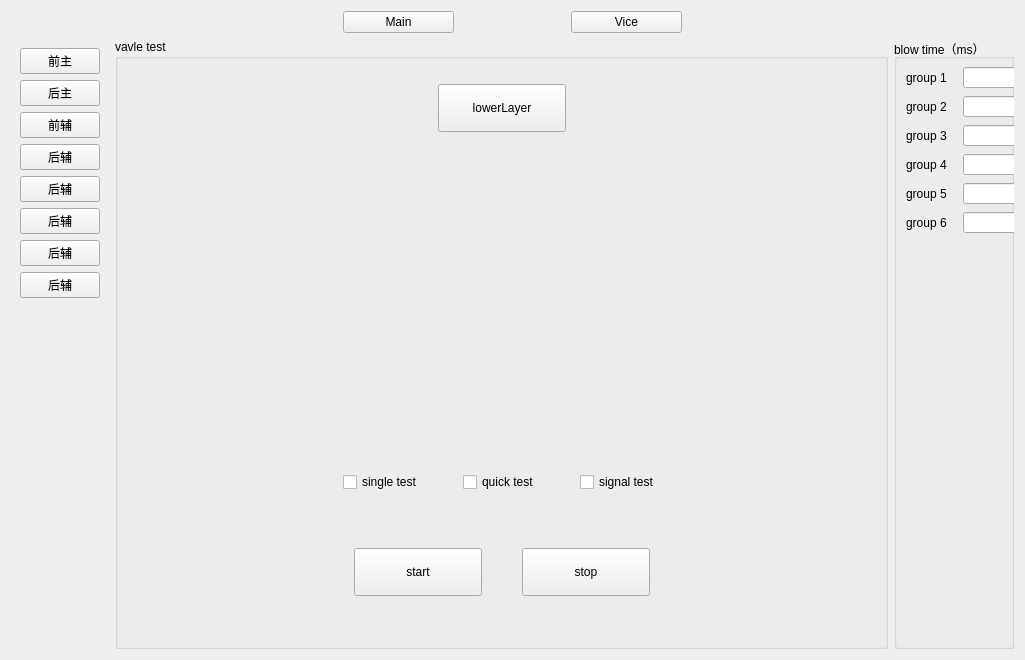
<?xml version="1.0" encoding="UTF-8"?>
<ui version="4.0">
 <class>vavletest</class>
 <widget class="QWidget" name="vavletest">
  <property name="geometry">
   <rect>
    <x>0</x>
    <y>0</y>
    <width>1025</width>
    <height>660</height>
   </rect>
  </property>
  <property name="windowTitle">
   <string notr="true">Form</string>
  </property>
  <layout class="QVBoxLayout" name="verticalLayout">
   <item>
    <layout class="QHBoxLayout" name="horizontalLayout_2" stretch="3,1,1,1,3">
     <item>
      <spacer name="horizontalSpacer">
       <property name="orientation">
        <enum>Qt::Horizontal</enum>
       </property>
       <property name="sizeHint" stdset="0">
        <size>
         <width>40</width>
         <height>20</height>
        </size>
       </property>
      </spacer>
     </item>
     <item>
      <widget class="QPushButton" name="vavleTestLayer1Btn">
       <property name="text">
        <string notr="true">Main</string>
       </property>
      </widget>
     </item>
     <item>
      <spacer name="horizontalSpacer_2">
       <property name="orientation">
        <enum>Qt::Horizontal</enum>
       </property>
       <property name="sizeHint" stdset="0">
        <size>
         <width>40</width>
         <height>20</height>
        </size>
       </property>
      </spacer>
     </item>
     <item>
      <widget class="QPushButton" name="vavleTestLayer2Btn">
       <property name="text">
        <string notr="true">Vice</string>
       </property>
      </widget>
     </item>
     <item>
      <spacer name="horizontalSpacer_3">
       <property name="orientation">
        <enum>Qt::Horizontal</enum>
       </property>
       <property name="sizeHint" stdset="0">
        <size>
         <width>40</width>
         <height>20</height>
        </size>
       </property>
      </spacer>
     </item>
    </layout>
   </item>
   <item>
    <layout class="QHBoxLayout" name="horizontalLayout">
     <item>
      <widget class="QWidget" name="widget" native="true">
       <layout class="QGridLayout" name="gridLayout">
        <item row="3" column="0">
         <widget class="QPushButton" name="pushButton_3">
          <property name="text">
           <string notr="true">后辅</string>
          </property>
         </widget>
        </item>
        <item row="2" column="0">
         <widget class="QPushButton" name="pushButton_2">
          <property name="text">
           <string notr="true">前辅</string>
          </property>
         </widget>
        </item>
        <item row="1" column="0">
         <widget class="QPushButton" name="pushButton_1">
          <property name="text">
           <string notr="true">后主</string>
          </property>
         </widget>
        </item>
        <item row="8" column="0">
         <spacer name="verticalSpacer_2">
          <property name="orientation">
           <enum>Qt::Vertical</enum>
          </property>
          <property name="sizeHint" stdset="0">
           <size>
            <width>20</width>
            <height>406</height>
           </size>
          </property>
         </spacer>
        </item>
        <item row="0" column="0">
         <widget class="QPushButton" name="pushButton_0">
          <property name="text">
           <string notr="true">前主</string>
          </property>
         </widget>
        </item>
        <item row="4" column="0">
         <widget class="QPushButton" name="pushButton_4">
          <property name="text">
           <string notr="true">后辅</string>
          </property>
         </widget>
        </item>
        <item row="6" column="0">
         <widget class="QPushButton" name="pushButton_6">
          <property name="text">
           <string notr="true">后辅</string>
          </property>
         </widget>
        </item>
        <item row="5" column="0">
         <widget class="QPushButton" name="pushButton_5">
          <property name="text">
           <string notr="true">后辅</string>
          </property>
         </widget>
        </item>
        <item row="7" column="0">
         <widget class="QPushButton" name="pushButton_7">
          <property name="text">
           <string notr="true">后辅</string>
          </property>
         </widget>
        </item>
       </layout>
      </widget>
     </item>
     <item>
      <widget class="QGroupBox" name="vavleTestGroup">
       <property name="title">
        <string notr="true">vavle test</string>
       </property>
       <layout class="QVBoxLayout" name="verticalLayout_2">
        <item>
         <layout class="QHBoxLayout" name="horizontalLayout_7">
          <item>
           <spacer name="horizontalSpacer_13">
            <property name="orientation">
             <enum>Qt::Horizontal</enum>
            </property>
            <property name="sizeHint" stdset="0">
             <size>
              <width>40</width>
              <height>0</height>
             </size>
            </property>
           </spacer>
          </item>
          <item>
           <widget class="QPushButton" name="vavleLayerBtn">
            <property name="minimumSize">
             <size>
              <width>128</width>
              <height>48</height>
             </size>
            </property>
            <property name="maximumSize">
             <size>
              <width>128</width>
              <height>48</height>
             </size>
            </property>
            <property name="text">
             <string notr="true">lowerLayer</string>
            </property>
           </widget>
          </item>
          <item>
           <spacer name="horizontalSpacer_14">
            <property name="orientation">
             <enum>Qt::Horizontal</enum>
            </property>
            <property name="sizeHint" stdset="0">
             <size>
              <width>40</width>
              <height>0</height>
             </size>
            </property>
           </spacer>
          </item>
         </layout>
        </item>
        <item>
         <layout class="QHBoxLayout" name="horizontalLayout_5">
          <item>
           <spacer name="horizontalSpacer_6">
            <property name="orientation">
             <enum>Qt::Horizontal</enum>
            </property>
            <property name="sizeHint" stdset="0">
             <size>
              <width>40</width>
              <height>20</height>
             </size>
            </property>
           </spacer>
          </item>
          <item>
           <widget class="SetEditValueWidget" name="chuteNumWidget" native="true">
            <property name="maximumSize">
             <size>
              <width>16777215</width>
              <height>120</height>
             </size>
            </property>
           </widget>
          </item>
          <item>
           <spacer name="horizontalSpacer_7">
            <property name="orientation">
             <enum>Qt::Horizontal</enum>
            </property>
            <property name="sizeHint" stdset="0">
             <size>
              <width>40</width>
              <height>20</height>
             </size>
            </property>
           </spacer>
          </item>
         </layout>
        </item>
        <item>
         <layout class="QHBoxLayout" name="horizontalLayout_6">
          <item>
           <spacer name="horizontalSpacer_4">
            <property name="orientation">
             <enum>Qt::Horizontal</enum>
            </property>
            <property name="sizeHint" stdset="0">
             <size>
              <width>40</width>
              <height>20</height>
             </size>
            </property>
           </spacer>
          </item>
          <item>
           <widget class="SetEditValueWidget" name="ejectorNumWidget" native="true">
            <property name="maximumSize">
             <size>
              <width>16777215</width>
              <height>120</height>
             </size>
            </property>
           </widget>
          </item>
          <item>
           <spacer name="horizontalSpacer_5">
            <property name="orientation">
             <enum>Qt::Horizontal</enum>
            </property>
            <property name="sizeHint" stdset="0">
             <size>
              <width>40</width>
              <height>20</height>
             </size>
            </property>
           </spacer>
          </item>
         </layout>
        </item>
        <item>
         <layout class="QHBoxLayout" name="horizontalLayout_4">
          <property name="spacing">
           <number>40</number>
          </property>
          <property name="topMargin">
           <number>20</number>
          </property>
          <property name="bottomMargin">
           <number>20</number>
          </property>
          <item>
           <spacer name="horizontalSpacer_10">
            <property name="orientation">
             <enum>Qt::Horizontal</enum>
            </property>
            <property name="sizeHint" stdset="0">
             <size>
              <width>141</width>
              <height>20</height>
             </size>
            </property>
           </spacer>
          </item>
          <item>
           <widget class="QCheckBox" name="singleTestCheckBox">
            <property name="minimumSize">
             <size>
              <width>0</width>
              <height>48</height>
             </size>
            </property>
            <property name="maximumSize">
             <size>
              <width>16777215</width>
              <height>48</height>
             </size>
            </property>
            <property name="text">
             <string notr="true">single test</string>
            </property>
           </widget>
          </item>
          <item>
           <widget class="QCheckBox" name="quickTestCheckBox">
            <property name="minimumSize">
             <size>
              <width>0</width>
              <height>48</height>
             </size>
            </property>
            <property name="maximumSize">
             <size>
              <width>16777215</width>
              <height>48</height>
             </size>
            </property>
            <property name="text">
             <string notr="true">quick test</string>
            </property>
           </widget>
          </item>
          <item>
           <widget class="QCheckBox" name="signalTestCheckBox">
            <property name="minimumSize">
             <size>
              <width>0</width>
              <height>48</height>
             </size>
            </property>
            <property name="maximumSize">
             <size>
              <width>16777215</width>
              <height>48</height>
             </size>
            </property>
            <property name="text">
             <string notr="true">signal test</string>
            </property>
           </widget>
          </item>
          <item>
           <spacer name="horizontalSpacer_11">
            <property name="orientation">
             <enum>Qt::Horizontal</enum>
            </property>
            <property name="sizeHint" stdset="0">
             <size>
              <width>141</width>
              <height>20</height>
             </size>
            </property>
           </spacer>
          </item>
         </layout>
        </item>
        <item>
         <layout class="QHBoxLayout" name="horizontalLayout_3">
          <property name="spacing">
           <number>40</number>
          </property>
          <property name="bottomMargin">
           <number>20</number>
          </property>
          <item>
           <spacer name="horizontalSpacer_8">
            <property name="orientation">
             <enum>Qt::Horizontal</enum>
            </property>
            <property name="sizeHint" stdset="0">
             <size>
              <width>40</width>
              <height>20</height>
             </size>
            </property>
           </spacer>
          </item>
          <item>
           <widget class="QPushButton" name="vavleTestStartBtn">
            <property name="minimumSize">
             <size>
              <width>128</width>
              <height>48</height>
             </size>
            </property>
            <property name="maximumSize">
             <size>
              <width>128</width>
              <height>48</height>
             </size>
            </property>
            <property name="text">
             <string notr="true">start</string>
            </property>
           </widget>
          </item>
          <item>
           <widget class="QPushButton" name="vavleTestStopBtn">
            <property name="minimumSize">
             <size>
              <width>128</width>
              <height>48</height>
             </size>
            </property>
            <property name="maximumSize">
             <size>
              <width>128</width>
              <height>48</height>
             </size>
            </property>
            <property name="text">
             <string notr="true">stop</string>
            </property>
           </widget>
          </item>
          <item>
           <spacer name="horizontalSpacer_9">
            <property name="orientation">
             <enum>Qt::Horizontal</enum>
            </property>
            <property name="sizeHint" stdset="0">
             <size>
              <width>40</width>
              <height>20</height>
             </size>
            </property>
           </spacer>
          </item>
         </layout>
        </item>
       </layout>
      </widget>
     </item>
     <item>
      <widget class="QGroupBox" name="ejectDurationGroup">
       <property name="title">
        <string notr="true">blow time（ms）</string>
       </property>
       <widget class="QLabel" name="eject_label_1">
        <property name="geometry">
         <rect>
          <x>12</x>
          <y>28</y>
          <width>50</width>
          <height>21</height>
         </rect>
        </property>
        <property name="text">
         <string notr="true">group 1</string>
        </property>
       </widget>
       <widget class="myLineEdit" name="eject_lineEdit_1">
        <property name="geometry">
         <rect>
          <x>69</x>
          <y>28</y>
          <width>200</width>
          <height>21</height>
         </rect>
        </property>
        <property name="minimumSize">
         <size>
          <width>200</width>
          <height>0</height>
         </size>
        </property>
        <property name="maximumSize">
         <size>
          <width>200</width>
          <height>16777215</height>
         </size>
        </property>
       </widget>
       <widget class="QLabel" name="eject_label_2">
        <property name="geometry">
         <rect>
          <x>12</x>
          <y>57</y>
          <width>50</width>
          <height>21</height>
         </rect>
        </property>
        <property name="text">
         <string notr="true">group 2</string>
        </property>
       </widget>
       <widget class="myLineEdit" name="eject_lineEdit_2">
        <property name="geometry">
         <rect>
          <x>69</x>
          <y>57</y>
          <width>200</width>
          <height>21</height>
         </rect>
        </property>
        <property name="minimumSize">
         <size>
          <width>200</width>
          <height>0</height>
         </size>
        </property>
        <property name="maximumSize">
         <size>
          <width>200</width>
          <height>16777215</height>
         </size>
        </property>
       </widget>
       <widget class="QLabel" name="eject_label_3">
        <property name="geometry">
         <rect>
          <x>12</x>
          <y>86</y>
          <width>50</width>
          <height>21</height>
         </rect>
        </property>
        <property name="text">
         <string notr="true">group 3</string>
        </property>
       </widget>
       <widget class="myLineEdit" name="eject_lineEdit_3">
        <property name="geometry">
         <rect>
          <x>69</x>
          <y>86</y>
          <width>200</width>
          <height>21</height>
         </rect>
        </property>
        <property name="minimumSize">
         <size>
          <width>200</width>
          <height>0</height>
         </size>
        </property>
        <property name="maximumSize">
         <size>
          <width>200</width>
          <height>16777215</height>
         </size>
        </property>
       </widget>
       <widget class="QLabel" name="eject_label_4">
        <property name="geometry">
         <rect>
          <x>12</x>
          <y>115</y>
          <width>50</width>
          <height>21</height>
         </rect>
        </property>
        <property name="text">
         <string notr="true">group 4</string>
        </property>
       </widget>
       <widget class="myLineEdit" name="eject_lineEdit_4">
        <property name="geometry">
         <rect>
          <x>69</x>
          <y>115</y>
          <width>200</width>
          <height>21</height>
         </rect>
        </property>
        <property name="minimumSize">
         <size>
          <width>200</width>
          <height>0</height>
         </size>
        </property>
        <property name="maximumSize">
         <size>
          <width>200</width>
          <height>16777215</height>
         </size>
        </property>
       </widget>
       <widget class="QLabel" name="eject_label_5">
        <property name="geometry">
         <rect>
          <x>12</x>
          <y>144</y>
          <width>50</width>
          <height>21</height>
         </rect>
        </property>
        <property name="text">
         <string notr="true">group 5</string>
        </property>
       </widget>
       <widget class="myLineEdit" name="eject_lineEdit_5">
        <property name="geometry">
         <rect>
          <x>69</x>
          <y>144</y>
          <width>200</width>
          <height>21</height>
         </rect>
        </property>
        <property name="minimumSize">
         <size>
          <width>200</width>
          <height>0</height>
         </size>
        </property>
        <property name="maximumSize">
         <size>
          <width>200</width>
          <height>16777215</height>
         </size>
        </property>
       </widget>
       <widget class="QLabel" name="eject_label_6">
        <property name="geometry">
         <rect>
          <x>12</x>
          <y>173</y>
          <width>50</width>
          <height>21</height>
         </rect>
        </property>
        <property name="text">
         <string notr="true">group 6</string>
        </property>
       </widget>
       <widget class="myLineEdit" name="eject_lineEdit_6">
        <property name="geometry">
         <rect>
          <x>69</x>
          <y>173</y>
          <width>200</width>
          <height>21</height>
         </rect>
        </property>
        <property name="minimumSize">
         <size>
          <width>200</width>
          <height>0</height>
         </size>
        </property>
        <property name="maximumSize">
         <size>
          <width>200</width>
          <height>16777215</height>
         </size>
        </property>
       </widget>
      </widget>
     </item>
    </layout>
   </item>
  </layout>
 </widget>
 <customwidgets>
  <customwidget>
   <class>myLineEdit</class>
   <extends>QLineEdit</extends>
   <header location="global">mysortwidget/mylineedit.h</header>
  </customwidget>
  <customwidget>
   <class>SetEditValueWidget</class>
   <extends>QWidget</extends>
   <header location="global">mysortwidget/seteditvaluewidget.h</header>
   <container>1</container>
  </customwidget>
 </customwidgets>
 <resources/>
 <connections/>
</ui>
